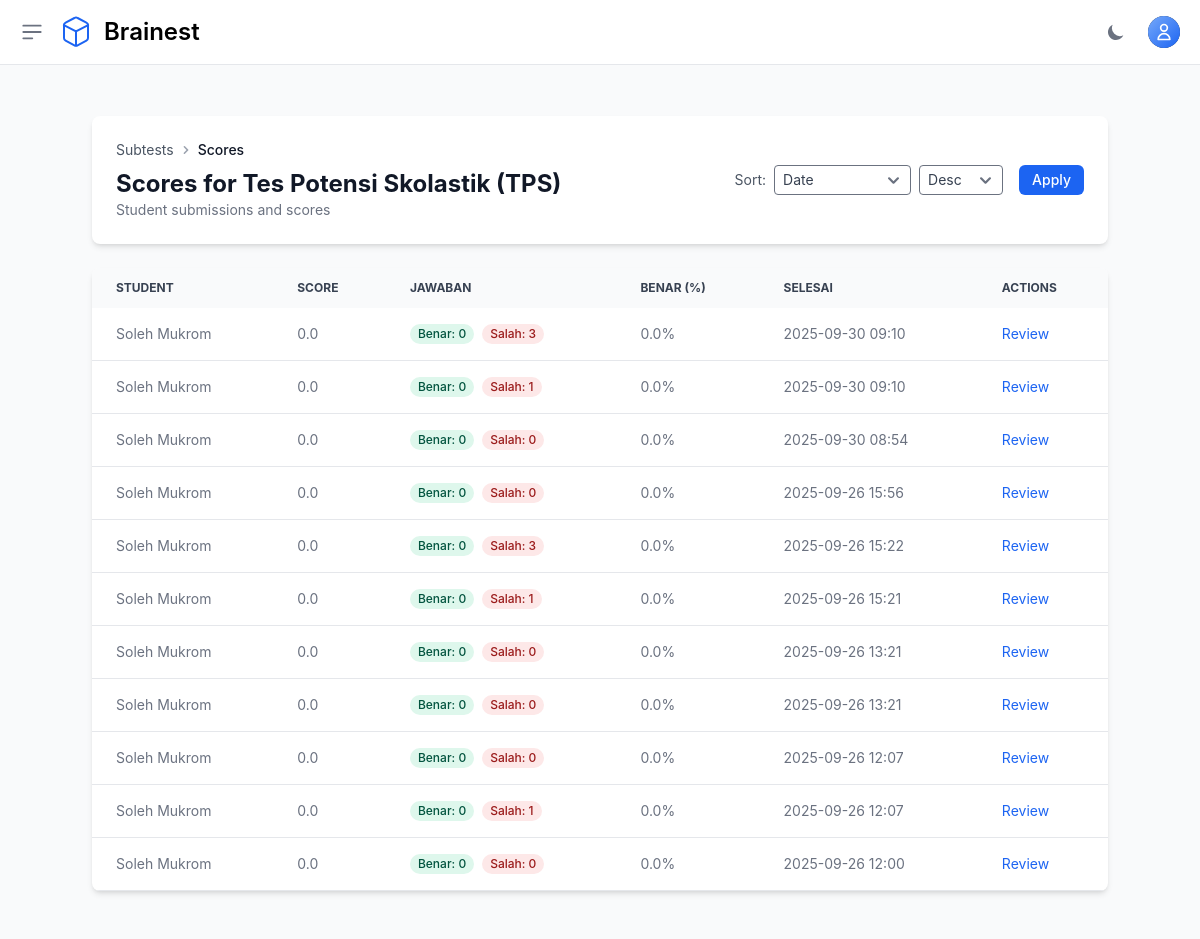
Page /teacher/categories/34/scores/ (signed in) on the committed database.
### otosapp/models.py (models this page shows, shortened)
class Category(models.Model):
    SCORING_METHODS = [
        ('default', 'Default'),
        ('custom', 'Custom'),
        ('utbk', 'UTBK'),
    ]
    category_name = models.CharField(max_length=200)
    time_limit = models.IntegerField(default=60, help_text="Time limit in minutes (default: 60 minutes)")
    scoring_method = models.CharField(max_length=10, choices=SCORING_METHODS, default='default')
    passing_score = models.FloatField(default=75.0, help_text="Minimum score required to pass (0-100)")
    release_date = models.DateTimeField(default=timezone.now, help_text="Tanggal rilis subtest ini")
    created_by = models.ForeignKey(
        User,
        on_delete=models.SET_NULL,
        null=True,
        blank=True,
        related_name='categories_created',
        help_text='Teacher who created this category'
    )
    teachers = models.ManyToManyField(
        User,
        related_name='teaching_categories',
        blank=True,
        help_text='Additional teachers assigned to this category'
    )

class Test(models.Model):
    student = models.ForeignKey(
        User, on_delete=models.CASCADE,
        limit_choices_to={'userprofile__role__role_name': 'Student'},
        related_name="tests"
    )
    score = models.FloatField(default=0, verbose_name="Score")
    date_taken = models.DateTimeField(auto_now_add=True, verbose_name="Date Taken")
    start_time = models.DateTimeField(null=True, blank=True, verbose_name="Test Start Time")
    end_time = models.DateTimeField(null=True, blank=True, verbose_name="Test End Time")
    time_limit = models.IntegerField(default=60, verbose_name="Time Limit (minutes)")
    is_submitted = models.BooleanField(default=False, verbose_name="Is Submitted")
    categories = models.ManyToManyField(Category, related_name="tests", blank=True)
    tryout_package = models.ForeignKey(
        TryoutPackage,
        on_delete=models.CASCADE,
        null=True,
        blank=True,
        help_text="Paket tryout yang digunakan (jika ada)"
    )
    current_question = models.IntegerField(default=1, verbose_name="Current Question Index")

class User(AbstractUser):
    email = models.EmailField(unique=True)
    phone_number = models.CharField(max_length=20, null=True, blank=True, verbose_name='Phone Number')
    USERNAME_FIELD = 'email'
    REQUIRED_FIELDS = ['username']
    role = models.ForeignKey('Role', on_delete=models.SET_NULL, null=True)
    profile_picture = models.ImageField(upload_to='profile_pictures/', null=True, blank=True, storage=get_storage, max_length=500)
    email_verified_at = models.DateTimeField(null=True, blank=True)
    groups = models.ManyToManyField(
        Group,
        related_name="custom_user_set",  # Add a custom related name here
        blank=True,
        help_text="The groups this user belongs to.",
        verbose_name="groups"
    )
    user_permissions = models.ManyToManyField(
        Permission,
        related_name="custom_user_permissions",  # Add a custom related name here
        blank=True,
        help_text="Specific permissions for this user.",
        verbose_name="user permissions"
    )
    def is_admin(self):
        return self.role and self.role.role_name == 'Admin'

### otosapp/views.py (the view, shortened to what this page needs)
# urls.py: path('teacher/categories/<int:category_id>/scores/', views.teacher_view_student_scores, name='teacher_view_student_scores'),
@login_required
@admin_or_teacher_required
def teacher_view_student_scores(request, category_id):
    category = get_object_or_404(Category, id=category_id)
    if not (request.user.is_admin() or category.created_by == request.user or category.teachers.filter(pk=request.user.pk).exists()):
        raise PermissionDenied
    tests_qs = Test.objects.filter(
        categories=category,
        is_submitted=True
    ).select_related('student').distinct()
    tests_qs = tests_qs.annotate(
        correct_count_ann=Count(
            'answers',
            filter=Q(answers__question__category=category) & (
                Q(answers__selected_choice__is_correct=True) |
                Q(answers__question__question_type='essay', answers__text_answer__isnull=False)
            ),
            distinct=True
        ),
        wrong_count_ann=Count(
            'answers',
            filter=Q(answers__question__category=category) & (
                Q(answers__selected_choice__is_correct=False) |
                Q(answers__question__question_type='essay', answers__text_answer__isnull=True)
            ),
            distinct=True
        ),
    )
    sort = request.GET.get('sort', 'date')
    order = request.GET.get('order', 'desc')
    if sort == 'score':
        sort_field = 'score'
    elif sort == 'correct':
        sort_field = 'correct_count_ann'
    else:
        sort_field = 'date_taken'
    if order == 'asc':
        tests_qs = tests_qs.order_by(sort_field)
    else:
        tests_qs = tests_qs.order_by('-' + sort_field)
    paginator = Paginator(tests_qs, 15)
    page = request.GET.get('page')
    try:
        tests_page = paginator.page(page)
    except PageNotAnInteger:
        tests_page = paginator.page(1)
    except EmptyPage:
        tests_page = paginator.page(paginator.num_pages)
    for test in tests_page:
        test.correct_count = getattr(test, 'correct_count_ann', None)
        test.wrong_count = getattr(test, 'wrong_count_ann', None)
        total_answered = (test.correct_count or 0) + (test.wrong_count or 0)
        if total_answered > 0:
            try:
                test.percent_correct = round((test.correct_count / total_answered) * 100, 1)
            except Exception:
                test.percent_correct = 0.0
        else:
            test.percent_correct = 0.0
    return render(request, 'teacher/student_scores.html', {'tests': tests_page, 'category': category})

### otosapp/templates/teacher/student_scores.html (shortened to what this page needs)
{% extends 'base.html' %}
{% block content %}
<section class="bg-gray-50 dark:bg-gray-900 p-3 sm:p-5 antialiased">
  <div class="mx-auto max-w-screen-xl px-4 lg:px-12">
    <div class="bg-white dark:bg-gray-800 relative shadow-md sm:rounded-lg overflow-hidden mb-6">
      <div class="p-6 flex items-center justify-between">
        <div>
          <nav class="text-sm text-gray-500 dark:text-gray-400 mb-2" aria-label="Breadcrumb">
            <ol class="inline-flex items-center space-x-1">
              <li>
                <a href="{% url 'teacher_category_list' %}" class="text-gray-600 hover:text-gray-900 dark:text-gray-300 dark:hover:text-white">Subtests</a>
              </li>
              <li>
                <svg class="w-4 h-4 text-gray-400" fill="currentColor" viewBox="0 0 20 20" aria-hidden="true">
                  <path fill-rule="evenodd" d="M7.293 14.707a1 1 0 010-1.414L10.586 10 7.293 6.707a1 1 0 011.414-1.414l4 4a1 1 0 010 1.414l-4 4a1 1 0 01-1.414 0z" clip-rule="evenodd" />
                </svg>
              </li>
              <li class="font-medium text-gray-900 dark:text-white">Scores</li>
            </ol>
          </nav>
          <h1 class="text-2xl font-bold text-gray-900 dark:text-white">Scores for {{ category.category_name }}</h1>
          <p class="text-sm text-gray-500 dark:text-gray-400">Student submissions and scores</p>
        </div>
        <form method="get" class="flex items-center gap-2">
          <label class="text-sm text-gray-600 dark:text-gray-300">Sort:</label>
          <select name="sort" class="rounded px-2 py-1 text-sm bg-white dark:bg-gray-700 text-gray-700 dark:text-gray-200">
            <option value="date" {% if request.GET.sort == 'date' or not request.GET.sort %}selected{% endif %}>Date</option>
          </select>
          <select name="order" class="rounded px-2 py-1 text-sm bg-white dark:bg-gray-700 text-gray-700 dark:text-gray-200">
            <option value="desc" {% if request.GET.order == 'desc' or not request.GET.order %}selected{% endif %}>Desc</option>
          </select>
          <button type="submit" class="ml-2 inline-flex items-center px-3 py-1.5 border border-transparent text-sm leading-4 font-medium rounded-md text-white bg-blue-600 hover:bg-blue-700">Apply</button>
        </form>
      </div>
    </div>
    <div class="bg-white dark:bg-gray-800 relative shadow-md sm:rounded-lg overflow-hidden">
      <div class="overflow-x-auto">
        <table class="w-full text-sm text-left text-gray-500 dark:text-gray-400">
          <thead class="text-xs text-gray-700 uppercase bg-gray-50 dark:bg-gray-700 dark:text-gray-400">
            <tr>
              <th class="px-6 py-3">Student</th>
              <th class="px-6 py-3">Score</th>
              <th class="px-6 py-3">Jawaban</th>
              <th class="px-6 py-3">Benar (%)</th>
              <th class="px-6 py-3">Selesai</th>
              <th class="px-6 py-3">Actions</th>
            </tr>
          </thead>
          <tbody>
            {% for test in tests %}
            <tr class="border-b dark:border-gray-700 hover:bg-gray-50 dark:hover:bg-gray-700 transition-colors">
              <td class="px-6 py-4">
                {% if test.student.get_full_name %}
                  {{ test.student.get_full_name }}
                {% elif test.student.email %}
                  {{ test.student.email }}
                {% elif test.student.phone_number %}
                  {{ test.student.phone_number }}
                {% else %}
                  -
                {% endif %}
              </td>
              <td class="px-6 py-4">{{ test.score|floatformat:1 }}</td>
              <td class="px-6 py-4">
                <div class="flex gap-2 items-center">
                  <span class="inline-flex items-center px-2 py-0.5 rounded-full text-xs font-medium bg-green-100 text-green-800 dark:bg-green-800 dark:text-green-100">Benar: {{ test.correct_count }}</span>
                  <span class="inline-flex items-center px-2 py-0.5 rounded-full text-xs font-medium bg-red-100 text-red-800 dark:bg-red-800 dark:text-red-100">Salah: {{ test.wrong_count }}</span>
                </div>
              </td>
                <td class="px-6 py-4">{{ test.percent_correct }}%</td>
                <td class="px-6 py-4">{{ test.date_taken|date:"Y-m-d H:i" }}</td>
              <td class="px-6 py-4">
                <a href="{% url 'teacher_test_review' category.id test.id %}" class="text-sm text-blue-600 hover:underline">Review</a>
              </td>
            </tr>
            {% endfor %}
          </tbody>
        </table>
      </div>
    </div>
  </div>
</section>
{% endblock %}

### rows in the picture
Category: category_name "Tes Potensi Skolastik (TPS)"
Test: student.get_full_name "Soleh Mukrom", score "0.0", correct_count "0", wrong_count "3", percent_correct "0.0", date_taken "2025-09-30 09:10"
Test: student.get_full_name "Soleh Mukrom", score "0.0", correct_count "0", wrong_count "1", percent_correct "0.0", date_taken "2025-09-30 09:10"
Test: student.get_full_name "Soleh Mukrom", score "0.0", correct_count "0", wrong_count "0", percent_correct "0.0", date_taken "2025-09-30 08:54"
Test: student.get_full_name "Soleh Mukrom", score "0.0", correct_count "0", wrong_count "0", percent_correct "0.0", date_taken "2025-09-26 15:56"
Test: student.get_full_name "Soleh Mukrom", score "0.0", correct_count "0", wrong_count "3", percent_correct "0.0", date_taken "2025-09-26 15:22"
Test: student.get_full_name "Soleh Mukrom", score "0.0", correct_count "0", wrong_count "1", percent_correct "0.0", date_taken "2025-09-26 15:21"
Test: student.get_full_name "Soleh Mukrom", score "0.0", correct_count "0", wrong_count "0", percent_correct "0.0", date_taken "2025-09-26 13:21"
Test: student.get_full_name "Soleh Mukrom", score "0.0", correct_count "0", wrong_count "0", percent_correct "0.0", date_taken "2025-09-26 13:21"
Test: student.get_full_name "Soleh Mukrom", score "0.0", correct_count "0", wrong_count "0", percent_correct "0.0", date_taken "2025-09-26 12:07"
Test: student.get_full_name "Soleh Mukrom", score "0.0", correct_count "0", wrong_count "1", percent_correct "0.0", date_taken "2025-09-26 12:07"
Test: student.get_full_name "Soleh Mukrom", score "0.0", correct_count "0", wrong_count "0", percent_correct "0.0", date_taken "2025-09-26 12:00"
